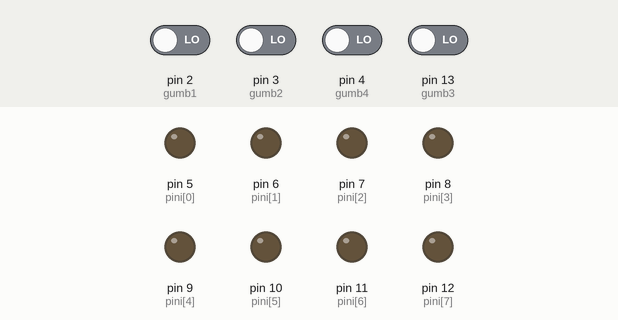
This sketch was run on a simulated Arduino Uno, built with avr-gcc and run on an emulated ATmega328P. On the bench: output pins drawn as LEDs (lit = HIGH). Dashed ring = blinking. Inputs (shaded band) come from the test bench; at power-on: pin 2 (gumb1), pin 3 (gumb2), pin 4 (gumb4), pin 13 (gumb3) LOW. What the sketch prints to the serial monitor is not drawn.

Above: at 1.2 s.
1.3 s: pin 2 (gumb1) driven HIGH
At 1.92 s:
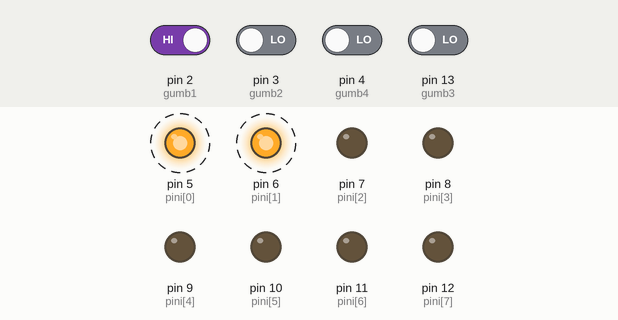
4.3 s: pin 3 (gumb2) driven HIGH
At 5.5 s:
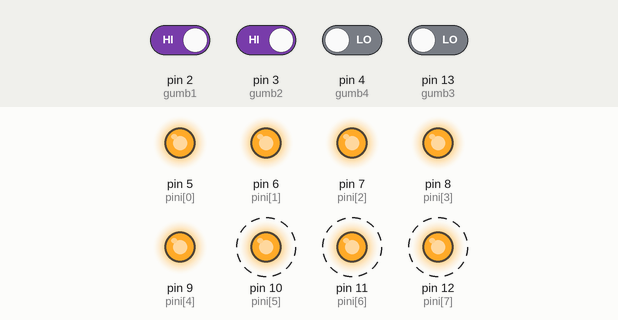
7.3 s: pin 3 (gumb2) driven LOW
10.3 s: pin 4 (gumb4) driven HIGH
At 11.18 s:
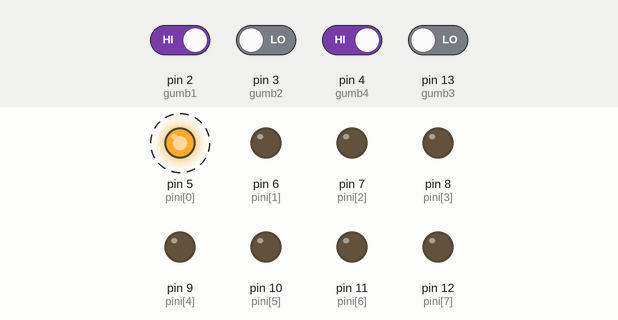
13.3 s: pin 13 (gumb3) driven HIGH
At 14.13 s:
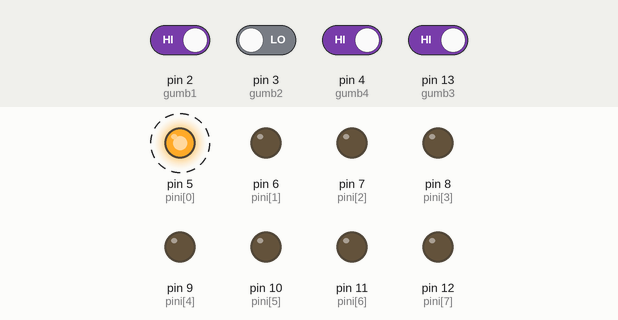
16.3 s: pin 4 (gumb4) driven LOW
At 22.1 s:
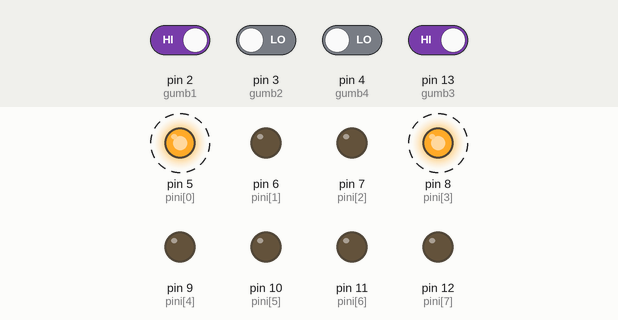
Timing chart, 0 to 31.0 s (numbered marks = the images above; inputs shaded):
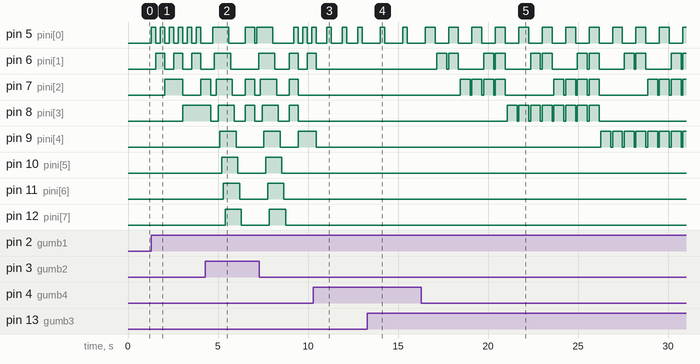

Measured:
- after the input at 1.3 s, pin 5 (pini[0]): alternates HIGH for 0.25 s and LOW for 0.25 s, starting at once; pin 6 (pini[1]): alternates HIGH for 0.50 s and LOW for 0.50 s, starting after 0.25 s; pin 7 (pini[2]): LOW → HIGH after 0.75 s, → LOW 1.0 s later, → HIGH 1.0 s later; pin 8 (pini[3]): LOW → HIGH after 1.8 s
- after the input at 4.3 s, pin 9 (pini[4]): LOW → HIGH after 0.80 s instead of 0.75 s; pin 10 (pini[5]): LOW → HIGH after 0.90 s, → LOW 0.90 s later; pin 11 (pini[6]): LOW → HIGH after 1.0 s, → LOW 0.90 s later; pin 12 (pini[7]): LOW → HIGH after 1.1 s, → LOW 0.90 s later
- after the input at 10.3 s, pin 5 (pini[0]): alternates HIGH for 0.25 s and LOW for 0.60 s, starting after 0.76 s; pin 6 (pini[1]): goes on until 10.5 s, then stays LOW
- after the input at 13.3 s, pin 5 (pini[0]): alternates HIGH for 0.25 s and LOW for 1.0 s, starting after 0.71 s
- after the input at 16.3 s, pin 6 (pini[1]): LOW → HIGH after 0.86 s, then repeats every 2.6 s: LOW 0.10 s, HIGH 0.55 s, LOW 1.4 s, HIGH 0.55 s; pin 7 (pini[2]): LOW → HIGH after 2.2 s, then repeats every 5.2 s: 3 × (LOW 0.10 s, HIGH 0.55 s), LOW 2.7 s, HIGH 0.55 s

The sketch:

BinarniKalkulator.ino
```cpp
int gumb1 = 2;
int gumb2 = 3;
int gumb3 = 13;
int gumb4 = 4;
int pritiski=1;
long time = 0;
long debounce = 100;
const byte ledice = 8;
int stanje;
int vrednost=0;
int rezultat=0;
byte pini[] = {5, 6, 7, 8, 9, 10, 11, 12};
String presledek="   ";
String presledek1=" ";

void setup()
{
  Serial.begin(9600);
  pinMode(gumb1,INPUT);
  pinMode(gumb2,INPUT);
  pinMode(gumb3,INPUT);
  pinMode(gumb4,INPUT);
  for(int i = 0; i < ledice; i++)
  {
    pinMode(pini[i], OUTPUT);
  }
}

void loop()
{

  String binarnaSt = String(pritiski,BIN);
  int dolzinaBin = binarnaSt.length();
  if(digitalRead(gumb1)==HIGH)
  {
    if(pritiski <=255)
    {
      for(int i = 0, x=1; i < dolzinaBin; i++, x+=2)
      {
        if(binarnaSt[i] == '0') stanje = LOW;
        if(binarnaSt[i] == '1') stanje = HIGH;
        digitalWrite(pini[i] + dolzinaBin - x, stanje);

      }
      pritiski++;
        Serial.print(pritiski-1);
        Serial.print(presledek1);
        delay(250);
    }
  }
  if(digitalRead(gumb4)==HIGH)
  {
      for(int a=0; a<ledice;a++)
        {
        digitalWrite(pini[a],LOW);
        }
        delay(100);
        vrednost=pritiski -1;
        Serial.print(presledek);
        Serial.print(vrednost);
        Serial.print(presledek);
        delay(500);
        pritiski=1;
  }

  if(digitalRead(gumb3)==HIGH)
  {
      delay(300);
      for(int a=0; a<ledice;a++)
        {
        digitalWrite(pini[a],LOW);
        }
        delay(100);
        rezultat=vrednost+pritiski-1;
        if(rezultat>255){
          Serial.print(" Napaka ");
           for(int a=0; a<ledice;a++)
        {
        digitalWrite(pini[a],HIGH);
        delay(100);
        }
        delay(100);
         for(int a=0; a<ledice;a++)
        {
        digitalWrite(pini[a],LOW);
        delay(100);
        }
        delay(100);
        }
        else{
        Serial.print(presledek);
        Serial.print(" + ");
        Serial.print(pritiski-1);
        Serial.print(" = ");
        Serial.print(presledek);
        Serial.print(rezultat);

        String binRezultat = String(rezultat, BIN);
        int binRezLength = binRezultat.length();
        Serial.print(presledek);
        Serial.print(binRezultat);
        for(int i = 0, b = 1; i < binRezLength; i++, b+=2)
        {
        if(binRezultat[i] == '0') stanje = LOW;
        if(binRezultat[i] == '1') stanje = HIGH;
        digitalWrite(pini[i] + binRezLength - b, stanje);
        }
        }
  }

  if(digitalRead(gumb2)==HIGH)
  {
      delay(300);
      for(int a=0; a<ledice;a++)
        {
        digitalWrite(pini[a],LOW);
        }
        delay(100);
        rezultat=vrednost-pritiski+1;
        if(rezultat<0){
          Serial.print(" Napaka ");
           for(int a=0; a<ledice;a++)
        {
        digitalWrite(pini[a],HIGH);
        delay(100);
        }
        delay(100);
         for(int a=0; a<ledice;a++)
        {
        digitalWrite(pini[a],LOW);
        delay(100);
        }
        delay(100);
        }
        else{
        Serial.print(presledek);
        Serial.print(" - ");
        Serial.print(pritiski-1);
        Serial.print(" = ");
        Serial.print(presledek);
        Serial.print(rezultat);

        String binRezultat = String(rezultat, BIN);
        int binRezLength = binRezultat.length();
        Serial.print(presledek);
        Serial.print(binRezultat);
        for(int i = 0, b = 1; i < binRezLength; i++, b+=2)
        {
        if(binRezultat[i] == '0') stanje = LOW;
        if(binRezultat[i] == '1') stanje = HIGH;
        digitalWrite(pini[i] + binRezLength - b, stanje);
        }
        }
   }


}
```
